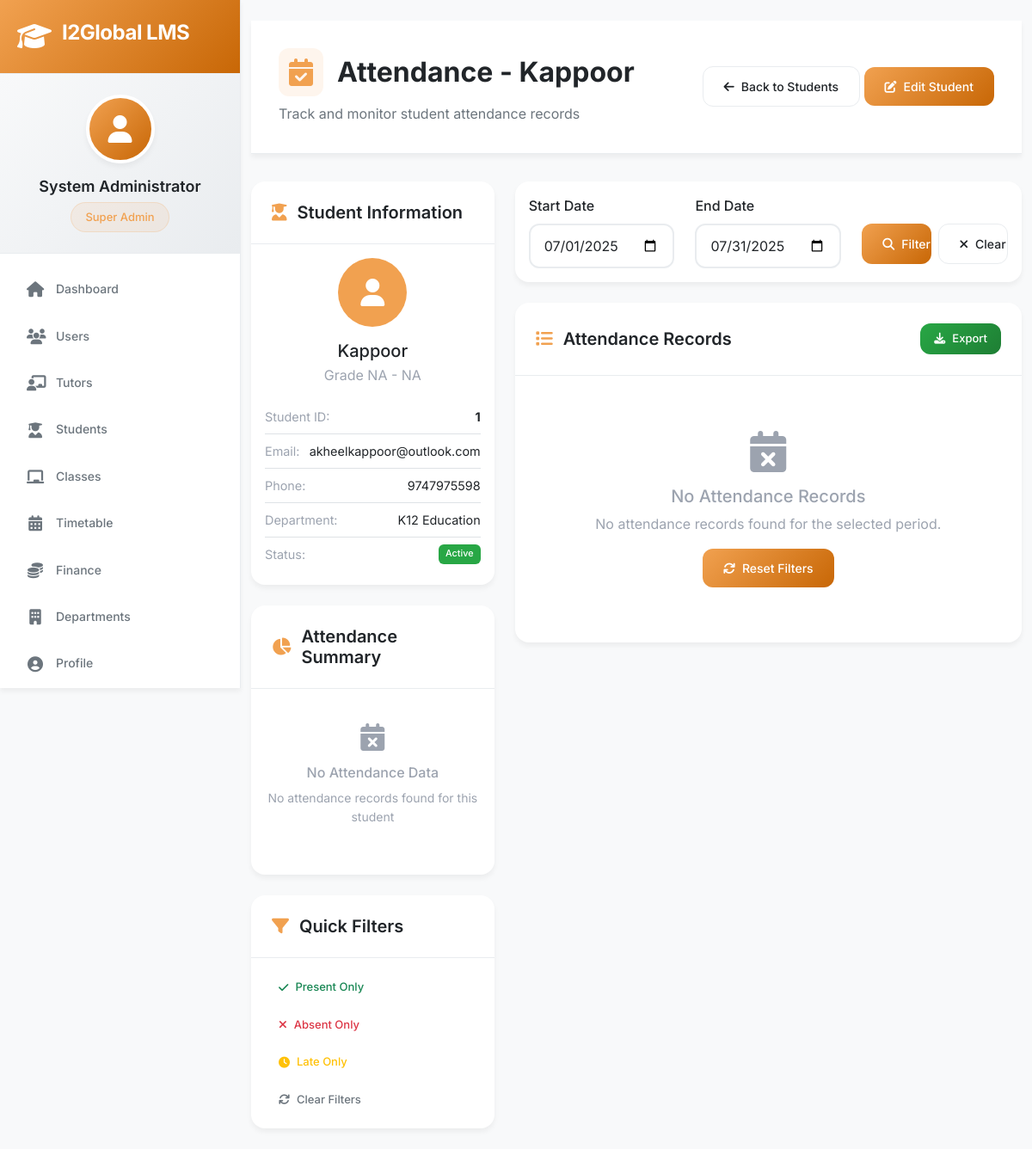
The page /student/students/1/attendance (signed in) on the database as committed earlier.
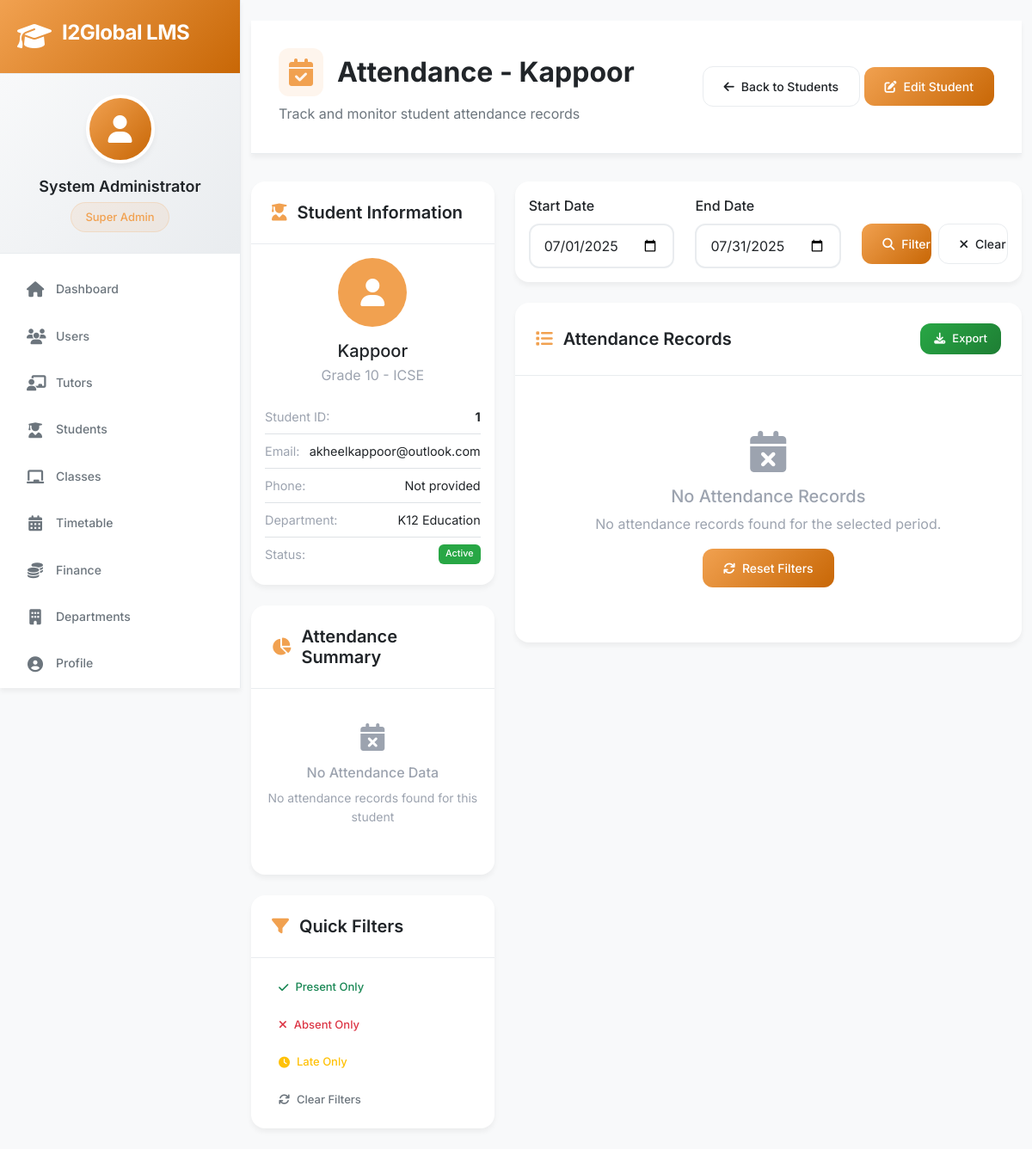
The same page on the database as committed later.
### app/models/student.py (models this page shows, shortened)
class Student(db.Model):
    __tablename__ = 'students'
    id = db.Column(db.Integer, primary_key=True)
    full_name = db.Column(db.String(100), nullable=False)
    email = db.Column(db.String(120), unique=True, nullable=False)
    phone = db.Column(db.String(20))
    date_of_birth = db.Column(db.Date)
    address = db.Column(db.Text)
    state = db.Column(db.String(50))
    pin_code = db.Column(db.String(10))
    grade = db.Column(db.String(10), nullable=False)
    board = db.Column(db.String(50), nullable=False)
    school_name = db.Column(db.String(200))
    academic_year = db.Column(db.String(20))
    course_start_date = db.Column(db.Date)
    parent_details = db.Column(db.Text)  # JSON with father and mother details
    academic_profile = db.Column(db.Text)  # JSON with learning preferences, hobbies, etc.
    subjects_enrolled = db.Column(db.Text)  # JSON array of subjects
    favorite_subjects = db.Column(db.Text)  # JSON array
    difficult_subjects = db.Column(db.Text)  # JSON array
    availability = db.Column(db.Text)  # JSON weekly schedule
    documents = db.Column(db.Text)  # JSON with document file paths
    department_id = db.Column(db.Integer, db.ForeignKey('departments.id'), nullable=False)
    relationship_manager = db.Column(db.String(100))  # RM name
    fee_structure = db.Column(db.Text)  # JSON with fee details
    is_active = db.Column(db.Boolean, default=True)
    enrollment_status = db.Column(db.String(20), default='active')  # active, paused, completed, dropped
    created_at = db.Column(db.DateTime, default=datetime.utcnow)
    last_class = db.Column(db.DateTime)
    total_classes = db.Column(db.Integer, default=0)
    attended_classes = db.Column(db.Integer, default=0)
    department = db.relationship('Department', backref='students', lazy=True)

### app/routes/student.py (the view)
@bp.route('/students/<int:student_id>/attendance')
@login_required
@admin_required
def student_attendance(student_id):
    student = Student.query.get_or_404(student_id)
    if current_user.role == 'coordinator' and current_user.department_id != student.department_id:
        flash('Access denied.', 'error')
        return redirect(url_for('admin.students'))
    start_date = request.args.get('start_date', '')
    end_date = request.args.get('end_date', '')
    page = request.args.get('page', 1, type=int)
    query = Attendance.query.filter_by(student_id=student.id)
    if start_date:
        try:
            start_date_obj = datetime.strptime(start_date, '%Y-%m-%d').date()
            query = query.filter(Attendance.class_date >= start_date_obj)
        except ValueError:
            pass
    if end_date:
        try:
            end_date_obj = datetime.strptime(end_date, '%Y-%m-%d').date()
            query = query.filter(Attendance.class_date <= end_date_obj)
        except ValueError:
            pass
    attendance_records = query.order_by(Attendance.class_date.desc()).paginate(
        page=page, per_page=20, error_out=False
    )
    summary = Attendance.get_attendance_summary(student_id=student.id)
    return render_template('student/attendance.html',
                         student=student,
                         attendance_records=attendance_records,
                         summary=summary)

### app/models/attendance.py (called while the page is built, shortened)
    @staticmethod
    def get_attendance_summary(tutor_id=None, student_id=None, start_date=None, end_date=None):
        query = Attendance.query
        if tutor_id:
            query = query.filter_by(tutor_id=tutor_id)
        if student_id:
            query = query.filter_by(student_id=student_id)
        if start_date:
            query = query.filter(Attendance.class_date >= start_date)
        if end_date:
            query = query.filter(Attendance.class_date <= end_date)
        records = query.all()
        summary = {
            'total_classes': len(records),
            'present_count': 0,
            'absent_count': 0,
            'late_count': 0,
            'total_late_minutes': 0,
            'total_penalty': 0,
            'average_punctuality_score': 0
        }
        return summary

### app/models/user.py (called while the page is built, shortened)
@login.user_loader
def load_user(user_id):
    return User.query.get(int(user_id))

    def has_permission(self, permission):
        if self.role == 'superadmin':
            return True

### app/templates/student/attendance.html (shortened to what the changed rows need)
{% extends "base.html" %}
{% block content %}
<div class="container-fluid py-4">
    <div class="page-header">
        <div class="d-flex justify-content-between align-items-center">
            <div>
                <h1 class="page-title">
                    <i class="fas fa-calendar-check"></i>
                    Attendance - {{ student.full_name }}
                </h1>
                <p class="page-subtitle">Track and monitor student attendance records</p>
            </div>
        </div>
    </div>
    <div class="row">
        <div class="col-lg-4">
            <div class="card mb-4">
                <div class="card-body">
                    <div class="text-center mb-3">
                        <div class="avatar-lg bg-primary text-white rounded-circle d-flex align-items-center justify-content-center mx-auto mb-3">
                            <i class="fas fa-user fa-2x"></i>
                        </div>
                        <h5 class="mb-1">{{ student.full_name }}</h5>
                        <p class="text-muted mb-0">Grade {{ student.grade }} - {{ student.board }}</p>
                    </div>
                    <div class="student-details">
                        <div class="detail-item d-flex justify-content-between py-2 border-bottom">
                            <span class="text-muted">Student ID:</span>
                            <span class="fw-bold">{{ student.id }}</span>
                        </div>
                        <div class="detail-item d-flex justify-content-between py-2 border-bottom">
                            <span class="text-muted">Email:</span>
                            <span>{{ student.email or 'Not provided' }}</span>
                        </div>
                        <div class="detail-item d-flex justify-content-between py-2 border-bottom">
                            <span class="text-muted">Phone:</span>
                            <span>{{ student.phone or 'Not provided' }}</span>
                        </div>
                        <div class="detail-item d-flex justify-content-between py-2">
                            <span class="text-muted">Status:</span>
                            <span class="badge badge-{{ 'success' if student.is_active else 'danger' }}">
                                {{ 'Active' if student.is_active else 'Inactive' }}
                            </span>
                        </div>
                    </div>
                </div>
            </div>
        </div>
    </div>
</div>
{% endblock %}

Rows that differ between the two databases and show on the page:
changed Student "Kappoor": grade "NA" → "10"; board "NA" → "ICSE"; phone "9747975598" → "Not provided"
